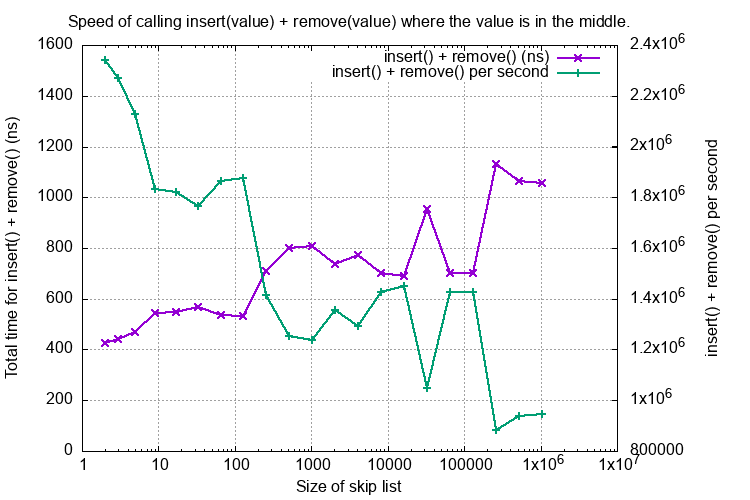

Write the gnuplot code that produced this figure.
set logscale x
set grid
set title "Speed of calling insert(value) + remove(value) where the value is in the middle."
set xlabel "Size of skip list"
set ylabel "Total time for insert() + remove() (ns)"
set yrange [0:1600]

# set logscale y2
set y2label "insert() + remove() per second"
set y2range [800000:2400000]
set y2tics

set pointsize 1
set datafile separator "\t"
# Curve fit
#cost(x) = a + (b / (x/1024))
#fit cost(x) "perf_at_has.dat" using 1:2 via a,b

set terminal png size 750,500           # choose the file format
set output "images/perf_ins_rem_mid.png"   # choose the output device

plot "dat/perf_ins_rem_mid.dat" using 1:2 t "insert() + remove() (ns)" with linespoints axes x1y1 pt 2 lw 2, \
     "dat/perf_ins_rem_mid.dat" using 1:3 t "insert() + remove() per second" with linespoints  axes x1y2 pt 1 lw 2
    
    
reset
